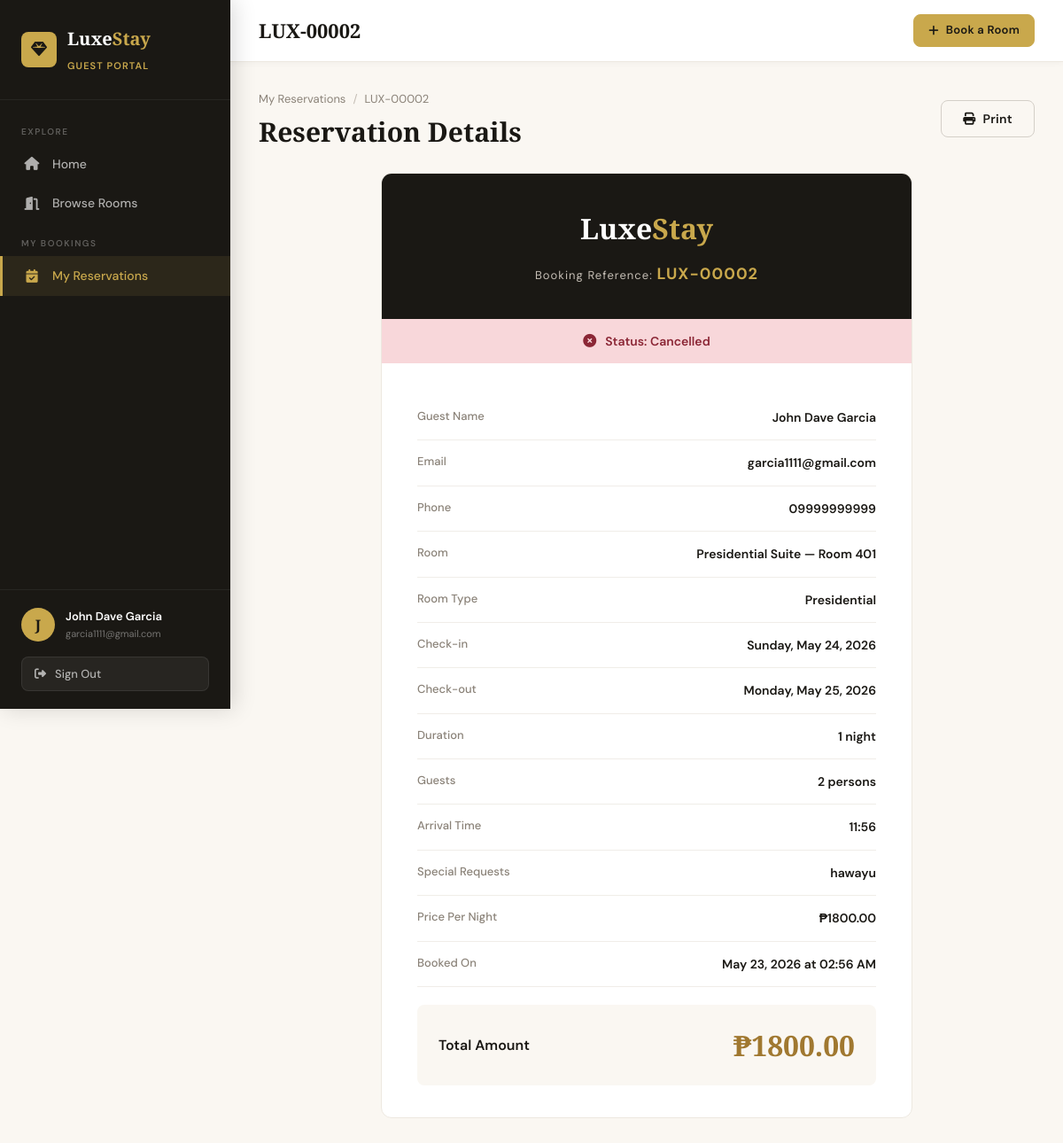
/customer/reservation/2 (signed in), run on the app's committed database.
### app/models/user.py (models this page shows, shortened)
class User(db.Model, UserMixin):
    __tablename__ = 'users'
    id = db.Column(db.Integer, primary_key=True)
    fullname = db.Column(db.String(150), nullable=False)
    email = db.Column(db.String(150), unique=True, nullable=False)
    password = db.Column(db.String(256), nullable=False)
    phone = db.Column(db.String(20), nullable=True)
    role = db.Column(db.String(20), nullable=False, default='customer')
    created_at = db.Column(db.DateTime, default=datetime.utcnow)
    reservations = db.relationship('Reservation', backref='customer', lazy=True)

### app/models/reservation.py (models this page shows, shortened)
class Reservation(db.Model):
    __tablename__ = 'reservations'
    id = db.Column(db.Integer, primary_key=True)
    user_id = db.Column(db.Integer, db.ForeignKey('users.id'), nullable=False)
    room_id = db.Column(db.Integer, db.ForeignKey('rooms.id'), nullable=False)
    fullname = db.Column(db.String(150), nullable=False)
    email = db.Column(db.String(150), nullable=False)
    phone = db.Column(db.String(20), nullable=False)
    check_in = db.Column(db.Date, nullable=False)
    check_out = db.Column(db.Date, nullable=False)
    arrival_time = db.Column(db.String(20), nullable=True)
    guests = db.Column(db.Integer, nullable=False, default=1)
    special_requests = db.Column(db.Text, nullable=True)
    status = db.Column(db.String(20), nullable=False, default='pending')  # pending, confirmed, cancelled
    created_at = db.Column(db.DateTime, default=datetime.utcnow)
    updated_at = db.Column(db.DateTime, default=datetime.utcnow, onupdate=datetime.utcnow)
    def nights(self):
        delta = self.check_out - self.check_in
        return delta.days
    def total_price(self):
        return self.nights() * self.room.price
    def booking_reference(self):
        return f'LUX-{self.id:05d}'

### app/models/room.py (models this page shows, shortened)
class Room(db.Model):
    __tablename__ = 'rooms'
    id = db.Column(db.Integer, primary_key=True)
    room_number = db.Column(db.String(20), unique=True, nullable=False)
    room_name = db.Column(db.String(100), nullable=False)
    room_type = db.Column(db.String(50), nullable=False)
    price = db.Column(db.Float, nullable=False)
    description = db.Column(db.Text, nullable=True)
    amenities = db.Column(db.Text, nullable=True)
    image = db.Column(db.String(256), nullable=True, default='default_room.jpg')
    availability = db.Column(db.Boolean, default=True)
    created_at = db.Column(db.DateTime, default=datetime.utcnow)
    reservations = db.relationship('Reservation', backref='room', lazy=True)

### app/routes/customer.py (the view)
@customer_bp.route('/reservation/<int:res_id>')
@login_required
def reservation_detail(res_id):
    res = Reservation.query.get_or_404(res_id)
    if res.user_id != current_user.id:
        flash('Access denied.', 'danger')
        return redirect(url_for('customer.my_reservations'))
    return render_template('customer/reservation_detail.html', res=res)

### app/templates/customer/reservation_detail.html (shortened to what this page needs)
{% extends "customer/base_customer.html" %}
{% block page_title %}{{ res.booking_reference() }}{% endblock %}
{% block customer_content %}
<div class="page-header">
  <div class="page-header-left">
    <div class="breadcrumb">
      <a href="{{ url_for('customer.my_reservations') }}">My Reservations</a>
      <span class="sep">/</span>
      <span>{{ res.booking_reference() }}</span>
    </div>
    <h1>Reservation Details</h1>
  </div>
  <div class="d-flex gap-8">
    <button class="btn btn-outline" id="printReceipt"><i class="fas fa-print"></i> Print</button>
  </div>
</div>
<div style="max-width:700px;margin:0 auto;">
  <div class="receipt-card">
    <div class="receipt-header">
      <div class="logo">Luxe<span>Stay</span></div>
      <div class="booking-ref">Booking Reference: <span>{{ res.booking_reference() }}</span></div>
    </div>
    <div style="text-align:center;padding:14px;
      background:{{ 'var(--success-light)' if res.status == 'confirmed' else ('var(--warning-light)' if res.status == 'pending' else 'var(--danger-light)') }};
      display:flex;align-items:center;justify-content:center;gap:10px;">
      <i class="fas {{ 'fa-check-circle' if res.status == 'confirmed' else ('fa-clock' if res.status == 'pending' else 'fa-times-circle') }}"
        style="color:{{ 'var(--success)' if res.status == 'confirmed' else ('var(--warning)' if res.status == 'pending' else 'var(--danger)') }};"></i>
      <span style="font-size:14px;font-weight:600;color:{{ 'var(--success)' if res.status == 'confirmed' else ('var(--warning)' if res.status == 'pending' else 'var(--danger)') }};">
        Status: {{ res.status|capitalize }}
      </span>
    </div>
    <div class="receipt-body">
      <div class="receipt-row"><div class="receipt-label">Guest Name</div><div class="receipt-value">{{ res.fullname }}</div></div>
      <div class="receipt-row"><div class="receipt-label">Email</div><div class="receipt-value">{{ res.email }}</div></div>
      <div class="receipt-row"><div class="receipt-label">Phone</div><div class="receipt-value">{{ res.phone }}</div></div>
      <div class="receipt-row"><div class="receipt-label">Room</div><div class="receipt-value">{{ res.room.room_name }} — Room {{ res.room.room_number }}</div></div>
      <div class="receipt-row"><div class="receipt-label">Room Type</div><div class="receipt-value">{{ res.room.room_type }}</div></div>
      <div class="receipt-row"><div class="receipt-label">Check-in</div><div class="receipt-value">{{ res.check_in.strftime('%A, %B %d, %Y') }}</div></div>
      <div class="receipt-row"><div class="receipt-label">Check-out</div><div class="receipt-value">{{ res.check_out.strftime('%A, %B %d, %Y') }}</div></div>
      <div class="receipt-row"><div class="receipt-label">Duration</div><div class="receipt-value">{{ res.nights() }} night{{ 's' if res.nights() != 1 }}</div></div>
      <div class="receipt-row"><div class="receipt-label">Guests</div><div class="receipt-value">{{ res.guests }} person{{ 's' if res.guests != 1 }}</div></div>
      {% if res.arrival_time %}<div class="receipt-row"><div class="receipt-label">Arrival Time</div><div class="receipt-value">{{ res.arrival_time }}</div></div>{% endif %}
      {% if res.special_requests %}<div class="receipt-row"><div class="receipt-label">Special Requests</div><div class="receipt-value">{{ res.special_requests }}</div></div>{% endif %}
      <div class="receipt-row"><div class="receipt-label">Price Per Night</div><div class="receipt-value">₱{{ "%.2f"|format(res.room.price) }}</div></div>
      <div class="receipt-row"><div class="receipt-label">Booked On</div><div class="receipt-value">{{ res.created_at.strftime('%B %d, %Y at %I:%M %p') }}</div></div>
      <div class="receipt-total">
        <div class="label">Total Amount</div>
        <div class="amount">₱{{ "%.2f"|format(res.total_price()) }}</div>
      </div>
    </div>
  </div>
</div>
{% endblock %}

### app/templates/customer/base_customer.html (shortened to what this page needs)
{% extends "base.html" %}
{% block content %}
<div class="app-layout">
  <aside class="sidebar" id="sidebar">
    <div class="sidebar-header">
      <div class="sidebar-logo">
        <div class="logo-icon"><i class="fas fa-gem"></i></div>
        <div>
          <div class="logo-name">Luxe<span>Stay</span></div>
          <div class="sidebar-role">Guest Portal</div>
        </div>
      </div>
    </div>
    <nav class="sidebar-nav">
      <div class="nav-section">
        <div class="nav-section-label">Explore</div>
        <a href="{{ url_for('customer.dashboard') }}" class="nav-link {% if request.endpoint == 'customer.dashboard' %}active{% endif %}">
          <i class="fas fa-home"></i> Home
        </a>
        <a href="{{ url_for('customer.browse_rooms') }}" class="nav-link {% if request.endpoint in ['customer.browse_rooms','customer.room_detail'] %}active{% endif %}">
          <i class="fas fa-door-open"></i> Browse Rooms
        </a>
      </div>
      <div class="nav-section">
        <div class="nav-section-label">My Bookings</div>
        <a href="{{ url_for('customer.my_reservations') }}" class="nav-link {% if 'reservation' in request.endpoint and request.endpoint != 'customer.dashboard' %}active{% endif %}">
          <i class="fas fa-calendar-check"></i> My Reservations
        </a>
      </div>
    </nav>
    <div class="sidebar-footer">
      <div class="sidebar-user">
        <div class="sidebar-avatar">{{ current_user.fullname[0] }}</div>
        <div class="sidebar-user-info">
          <div class="name">{{ current_user.fullname }}</div>
          <div class="email">{{ current_user.email }}</div>
        </div>
      </div>
      <form action="{{ url_for('auth.logout') }}" method="GET">
        <button type="submit" class="btn-logout"><i class="fas fa-sign-out-alt"></i> Sign Out</button>
      </form>
    </div>
  </aside>
  <div class="main-content">
    <header class="topbar">
      <div class="d-flex align-center gap-12">
        <div class="topbar-title">{% block page_title %}Dashboard{% endblock %}</div>
      </div>
      <div class="topbar-actions">
        <a href="{{ url_for('customer.browse_rooms') }}" class="btn btn-gold btn-sm"><i class="fas fa-plus"></i> Book a Room</a>
      </div>
    </header>
    <div class="page-content">
      {% block customer_content %}{% endblock %}
    </div>
  </div>
</div>
{% endblock %}

### data on the page
User: fullname "J", fullname "John Dave Garcia", email "garcia1111@gmail.com"
Reservation: booking_reference "LUX-00002", status "Cancelled", fullname "John Dave Garcia", email "garcia1111@gmail.com", phone "09999999999", check_in "Sunday, May 24, 2026", check_out "Monday, May 25, 2026", nights "1", guests "2", guests "s", arrival_time "11:56", special_requests "hawayu", created_at "May 23, 2026 at 02:56 AM", total_price "1800.00"
Room: room.room_name "Presidential Suite", room.room_number "401", room.room_type "Presidential", room.price "1800.00"
